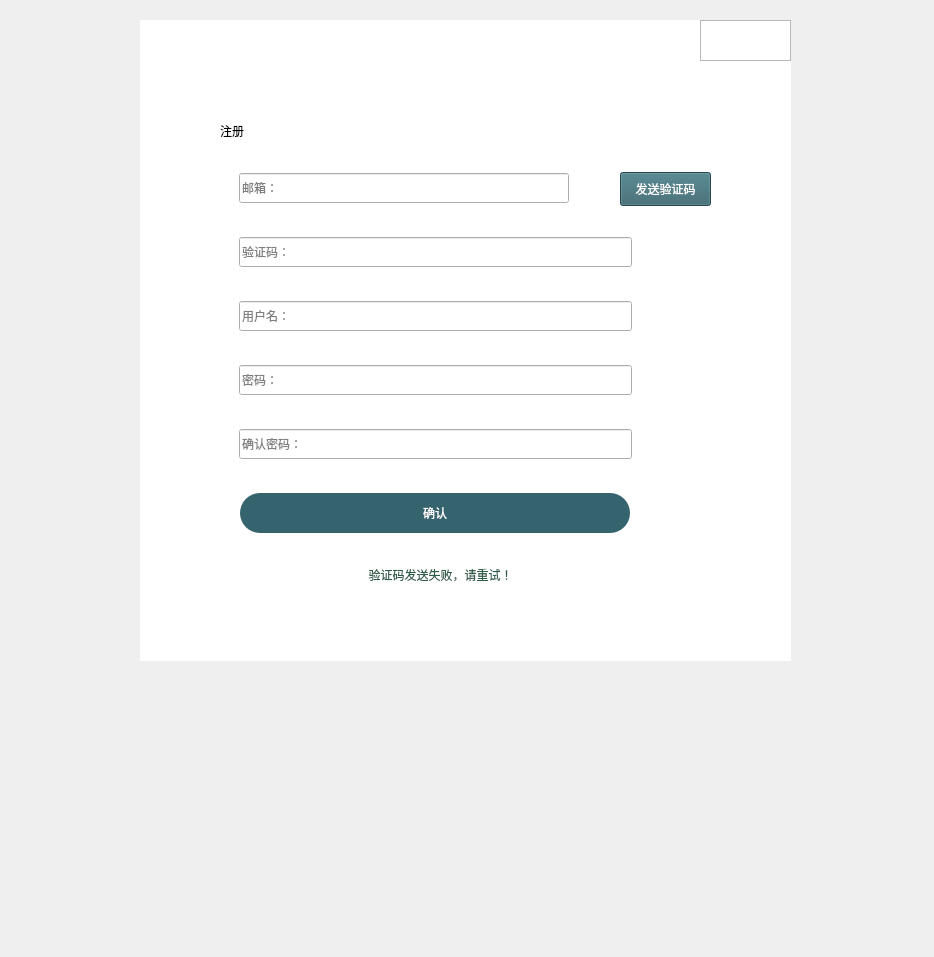
<?xml version="1.0" encoding="UTF-8"?>
<ui version="4.0">
 <class>SignupWindow</class>
 <widget class="QMainWindow" name="SignupWindow">
  <property name="geometry">
   <rect>
    <x>0</x>
    <y>0</y>
    <width>934</width>
    <height>957</height>
   </rect>
  </property>
  <property name="windowTitle">
   <string>MainWindow</string>
  </property>
  <widget class="QWidget" name="centralwidget">
   <widget class="QFrame" name="frame">
    <property name="geometry">
     <rect>
      <x>140</x>
      <y>20</y>
      <width>651</width>
      <height>641</height>
     </rect>
    </property>
    <property name="sizePolicy">
     <sizepolicy hsizetype="Preferred" vsizetype="Preferred">
      <horstretch>0</horstretch>
      <verstretch>0</verstretch>
     </sizepolicy>
    </property>
    <property name="minimumSize">
     <size>
      <width>361</width>
      <height>381</height>
     </size>
    </property>
    <property name="styleSheet">
     <string notr="true">QFrame#frame{
border-radius:20px;
background-color: rgb(255, 255, 255);
}</string>
    </property>
    <property name="frameShape">
     <enum>QFrame::StyledPanel</enum>
    </property>
    <property name="frameShadow">
     <enum>QFrame::Raised</enum>
    </property>
    <widget class="QLabel" name="label">
     <property name="geometry">
      <rect>
       <x>80</x>
       <y>90</y>
       <width>135</width>
       <height>41</height>
      </rect>
     </property>
     <property name="sizePolicy">
      <sizepolicy hsizetype="Maximum" vsizetype="Maximum">
       <horstretch>0</horstretch>
       <verstretch>0</verstretch>
      </sizepolicy>
     </property>
     <property name="minimumSize">
      <size>
       <width>135</width>
       <height>31</height>
      </size>
     </property>
     <property name="styleSheet">
      <string notr="true">font: 23pt &quot;微软雅黑&quot;;</string>
     </property>
     <property name="text">
      <string>注册</string>
     </property>
    </widget>
    <widget class="QFrame" name="frame_2">
     <property name="geometry">
      <rect>
       <x>90</x>
       <y>130</y>
       <width>411</width>
       <height>411</height>
      </rect>
     </property>
     <property name="sizePolicy">
      <sizepolicy hsizetype="Preferred" vsizetype="Expanding">
       <horstretch>0</horstretch>
       <verstretch>10</verstretch>
      </sizepolicy>
     </property>
     <property name="minimumSize">
      <size>
       <width>231</width>
       <height>291</height>
      </size>
     </property>
     <property name="styleSheet">
      <string notr="true">QPushButton:pressed{
	padding-top:5px;
	padding-left:5px;
}</string>
     </property>
     <layout class="QVBoxLayout" name="verticalLayout">
      <property name="spacing">
       <number>20</number>
      </property>
      <item>
       <widget class="QLineEdit" name="lineEdit_S_email_address">
        <property name="sizePolicy">
         <sizepolicy hsizetype="Expanding" vsizetype="Fixed">
          <horstretch>0</horstretch>
          <verstretch>0</verstretch>
         </sizepolicy>
        </property>
        <property name="minimumSize">
         <size>
          <width>330</width>
          <height>30</height>
         </size>
        </property>
        <property name="maximumSize">
         <size>
          <width>330</width>
          <height>16777215</height>
         </size>
        </property>
        <property name="text">
         <string/>
        </property>
        <property name="placeholderText">
         <string>邮箱：</string>
        </property>
       </widget>
      </item>
      <item>
       <widget class="QLineEdit" name="lineEdit_S_check">
        <property name="sizePolicy">
         <sizepolicy hsizetype="Expanding" vsizetype="Fixed">
          <horstretch>0</horstretch>
          <verstretch>0</verstretch>
         </sizepolicy>
        </property>
        <property name="minimumSize">
         <size>
          <width>0</width>
          <height>30</height>
         </size>
        </property>
        <property name="placeholderText">
         <string>验证码：</string>
        </property>
       </widget>
      </item>
      <item>
       <widget class="QLineEdit" name="lineEdit_S_account">
        <property name="minimumSize">
         <size>
          <width>0</width>
          <height>30</height>
         </size>
        </property>
        <property name="text">
         <string/>
        </property>
        <property name="placeholderText">
         <string>用户名：</string>
        </property>
       </widget>
      </item>
      <item>
       <widget class="QLineEdit" name="lineEdit_S_password1">
        <property name="minimumSize">
         <size>
          <width>0</width>
          <height>30</height>
         </size>
        </property>
        <property name="placeholderText">
         <string>密码：</string>
        </property>
       </widget>
      </item>
      <item>
       <widget class="QLineEdit" name="lineEdit_S_password2">
        <property name="minimumSize">
         <size>
          <width>0</width>
          <height>30</height>
         </size>
        </property>
        <property name="placeholderText">
         <string>确认密码：</string>
        </property>
       </widget>
      </item>
      <item alignment="Qt::AlignHCenter">
       <widget class="QPushButton" name="pushButton_S_ensure">
        <property name="minimumSize">
         <size>
          <width>390</width>
          <height>40</height>
         </size>
        </property>
        <property name="styleSheet">
         <string notr="true">QPushButton#pushButton_S_ensure{
background-color: rgb(53, 100, 110);
color: rgb(255, 255, 255);
font: 10pt &quot;微软雅黑&quot;;
border-radius:20px;
}
QPushButton:hover{
padding-left:5px;
padding-top:5px;
}
</string>
        </property>
        <property name="text">
         <string>确认</string>
        </property>
       </widget>
      </item>
     </layout>
     <zorder>lineEdit_S_check</zorder>
     <zorder>lineEdit_S_account</zorder>
     <zorder>lineEdit_S_password1</zorder>
     <zorder>lineEdit_S_password2</zorder>
     <zorder>pushButton_S_ensure</zorder>
     <zorder>lineEdit_S_email_address</zorder>
    </widget>
    <widget class="QFrame" name="frame_10">
     <property name="geometry">
      <rect>
       <x>560</x>
       <y>0</y>
       <width>91</width>
       <height>41</height>
      </rect>
     </property>
     <property name="styleSheet">
      <string notr="true">QPushButton{
	border:none;
}

QPushButton:hover{
	padding-top:5px;
	padding-left:5px;
}</string>
     </property>
     <property name="frameShape">
      <enum>QFrame::StyledPanel</enum>
     </property>
     <property name="frameShadow">
      <enum>QFrame::Raised</enum>
     </property>
     <layout class="QHBoxLayout" name="horizontalLayout_3">
      <item>
       <widget class="QPushButton" name="pushButton">
        <property name="text">
         <string/>
        </property>
        <property name="icon">
         <iconset resource="res.qrc">
          <normaloff>:/icons/icons/24gl-minimization.png</normaloff>:/icons/icons/24gl-minimization.png</iconset>
        </property>
       </widget>
      </item>
      <item>
       <widget class="QPushButton" name="pushButton_2">
        <property name="text">
         <string/>
        </property>
        <property name="icon">
         <iconset resource="res.qrc">
          <normaloff>:/icons/icons/Close.png</normaloff>:/icons/icons/Close.png</iconset>
        </property>
       </widget>
      </item>
     </layout>
    </widget>
    <widget class="QPushButton" name="pushButton_S_send">
     <property name="geometry">
      <rect>
       <x>480</x>
       <y>152</y>
       <width>91</width>
       <height>34</height>
      </rect>
     </property>
     <property name="minimumSize">
      <size>
       <width>0</width>
       <height>30</height>
      </size>
     </property>
     <property name="styleSheet">
      <string notr="true">
QPushButton:hover{
	padding-left:5px;
	padding-top:5px;
}
QPushButton#pushButton_S_send{
	background-color: rgb(53, 100, 110);
	color: rgb(255, 255, 255);
	font: 10pt &quot;微软雅黑&quot;;
}</string>
     </property>
     <property name="text">
      <string>发送验证码</string>
     </property>
    </widget>
    <widget class="QListView" name="listView">
     <property name="geometry">
      <rect>
       <x>0</x>
       <y>0</y>
       <width>651</width>
       <height>641</height>
      </rect>
     </property>
     <property name="styleSheet">
      <string notr="true">border-image:url(:/pictures/pictures/find_password_background.jpg);
border-radius:20px;</string>
     </property>
    </widget>
    <widget class="QStackedWidget" name="stackedWidget">
     <property name="geometry">
      <rect>
       <x>150</x>
       <y>520</y>
       <width>301</width>
       <height>69</height>
      </rect>
     </property>
     <property name="minimumSize">
      <size>
       <width>229</width>
       <height>30</height>
      </size>
     </property>
     <property name="styleSheet">
      <string notr="true">background-color: rgba(255, 255, 255, 0);
color: rgb(48, 92, 74);
font: 10pt &quot;微软雅黑&quot;;</string>
     </property>
     <property name="currentIndex">
      <number>4</number>
     </property>
     <widget class="QWidget" name="page_void"/>
     <widget class="QWidget" name="page_email_format_error">
      <layout class="QHBoxLayout" name="horizontalLayout_2">
       <item>
        <widget class="QLabel" name="label_2">
         <property name="minimumSize">
          <size>
           <width>211</width>
           <height>20</height>
          </size>
         </property>
         <property name="text">
          <string>邮箱格式错误！</string>
         </property>
         <property name="alignment">
          <set>Qt::AlignCenter</set>
         </property>
        </widget>
       </item>
      </layout>
     </widget>
     <widget class="QWidget" name="page_check_invalid">
      <layout class="QHBoxLayout" name="horizontalLayout_4">
       <item>
        <widget class="QLabel" name="label_3">
         <property name="minimumSize">
          <size>
           <width>211</width>
           <height>20</height>
          </size>
         </property>
         <property name="text">
          <string>验证码输入错误！</string>
         </property>
         <property name="alignment">
          <set>Qt::AlignCenter</set>
         </property>
        </widget>
       </item>
      </layout>
     </widget>
     <widget class="QWidget" name="page_code_inconsistent">
      <layout class="QHBoxLayout" name="horizontalLayout_5">
       <item>
        <widget class="QLabel" name="label_4">
         <property name="minimumSize">
          <size>
           <width>211</width>
           <height>20</height>
          </size>
         </property>
         <property name="text">
          <string>两次密码输入不一致！</string>
         </property>
         <property name="alignment">
          <set>Qt::AlignCenter</set>
         </property>
        </widget>
       </item>
      </layout>
     </widget>
     <widget class="QWidget" name="page_check_error">
      <layout class="QHBoxLayout" name="horizontalLayout_6">
       <item>
        <widget class="QLabel" name="label_5">
         <property name="minimumSize">
          <size>
           <width>211</width>
           <height>20</height>
          </size>
         </property>
         <property name="text">
          <string>验证码发送失败，请重试！</string>
         </property>
         <property name="alignment">
          <set>Qt::AlignCenter</set>
         </property>
        </widget>
       </item>
      </layout>
     </widget>
     <widget class="QWidget" name="page_not_blank">
      <layout class="QHBoxLayout" name="horizontalLayout_7">
       <item>
        <widget class="QLabel" name="label_6">
         <property name="minimumSize">
          <size>
           <width>211</width>
           <height>20</height>
          </size>
         </property>
         <property name="text">
          <string>用户名或密码不能为空！</string>
         </property>
         <property name="alignment">
          <set>Qt::AlignCenter</set>
         </property>
        </widget>
       </item>
      </layout>
     </widget>
     <widget class="QWidget" name="page">
      <layout class="QHBoxLayout" name="horizontalLayout_8">
       <item>
        <widget class="QLabel" name="label_7">
         <property name="sizePolicy">
          <sizepolicy hsizetype="Preferred" vsizetype="Preferred">
           <horstretch>0</horstretch>
           <verstretch>0</verstretch>
          </sizepolicy>
         </property>
         <property name="minimumSize">
          <size>
           <width>211</width>
           <height>30</height>
          </size>
         </property>
         <property name="text">
          <string>此邮箱已注册！</string>
         </property>
         <property name="alignment">
          <set>Qt::AlignCenter</set>
         </property>
        </widget>
       </item>
      </layout>
     </widget>
    </widget>
    <widget class="QListView" name="listView_2">
     <property name="geometry">
      <rect>
       <x>50</x>
       <y>70</y>
       <width>551</width>
       <height>531</height>
      </rect>
     </property>
     <property name="styleSheet">
      <string notr="true">background-color: rgba(255, 255, 255, 170);
border-radius:20px;</string>
     </property>
    </widget>
    <widget class="QLabel" name="label_8">
     <property name="geometry">
      <rect>
       <x>0</x>
       <y>0</y>
       <width>651</width>
       <height>41</height>
      </rect>
     </property>
     <property name="styleSheet">
      <string notr="true">background-color: rgb(255, 255, 255);
border-top-right-radius:20px;
border-top-left-radius:20px;</string>
     </property>
     <property name="text">
      <string/>
     </property>
    </widget>
    <zorder>listView</zorder>
    <zorder>listView_2</zorder>
    <zorder>label</zorder>
    <zorder>frame_2</zorder>
    <zorder>pushButton_S_send</zorder>
    <zorder>stackedWidget</zorder>
    <zorder>label_8</zorder>
    <zorder>frame_10</zorder>
   </widget>
  </widget>
 </widget>
 <resources>
  <include location="res.qrc"/>
 </resources>
 <connections>
  <connection>
   <sender>pushButton</sender>
   <signal>clicked()</signal>
   <receiver>SignupWindow</receiver>
   <slot>showMinimized()</slot>
   <hints>
    <hint type="sourcelabel">
     <x>500</x>
     <y>67</y>
    </hint>
    <hint type="destinationlabel">
     <x>442</x>
     <y>15</y>
    </hint>
   </hints>
  </connection>
  <connection>
   <sender>pushButton_2</sender>
   <signal>clicked()</signal>
   <receiver>SignupWindow</receiver>
   <slot>close()</slot>
   <hints>
    <hint type="sourcelabel">
     <x>532</x>
     <y>70</y>
    </hint>
    <hint type="destinationlabel">
     <x>597</x>
     <y>26</y>
    </hint>
   </hints>
  </connection>
 </connections>
</ui>
